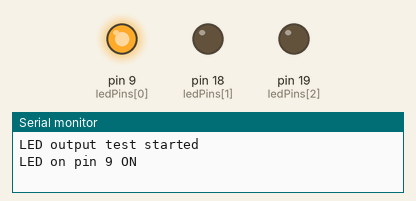
This sketch was run on a simulated Arduino Uno, built with avr-gcc and run on an emulated ATmega328P. Parts: output pins drawn as LEDs (lit = HIGH), the last lines printed to the serial monitor.

Above: at 3.5 s.
At 5.5 s:
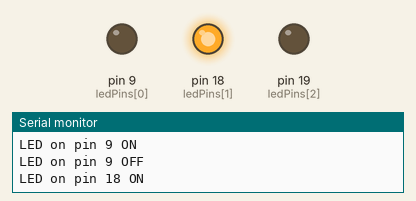
At 7.5 s:
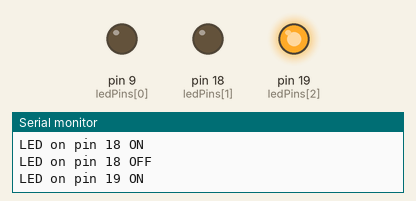
At 8.5 s:
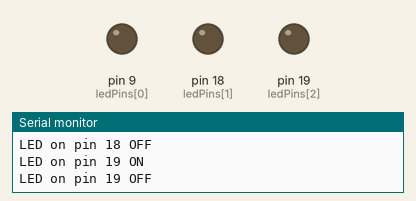
Timing chart, 0 to 10.8 s (numbered marks = the images above):
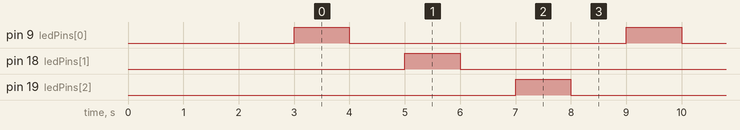

The sketch:

OUTPUT_LED_test.ino
```cpp
const int ledPins[] = {9, 18, 19};

void setup() {
  Serial.begin(115200);
  delay(3000);

  for (int i = 0; i < 3; i++) {
    pinMode(ledPins[i], OUTPUT);
    digitalWrite(ledPins[i], LOW);
  }

  Serial.println("LED output test started");
}

void loop() {
  for (int i = 0; i < 3; i++) {
    Serial.print("LED on pin ");
    Serial.print(ledPins[i]);
    Serial.println(" ON");

    digitalWrite(ledPins[i], HIGH);
    delay(1000);

    Serial.print("LED on pin ");
    Serial.print(ledPins[i]);
    Serial.println(" OFF");

    digitalWrite(ledPins[i], LOW);
    delay(1000);
  }
}
```

Measured:
- by itself, pin 9 (ledPins[0]), pin 18 (ledPins[1]), pin 19 (ledPins[2]): alternates HIGH for 1.0 s and LOW for 5.0 s
- by itself, everything shown: repeats every 6.0 s, in 6 steps
